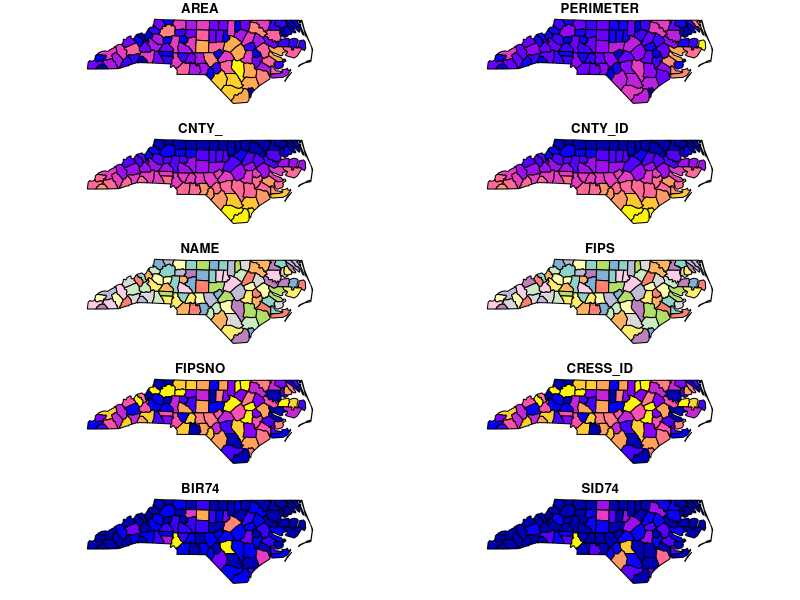
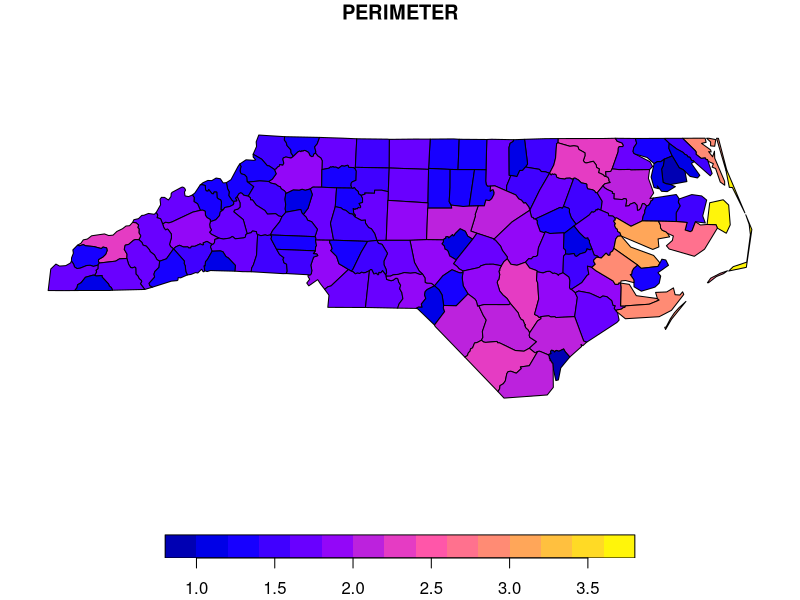
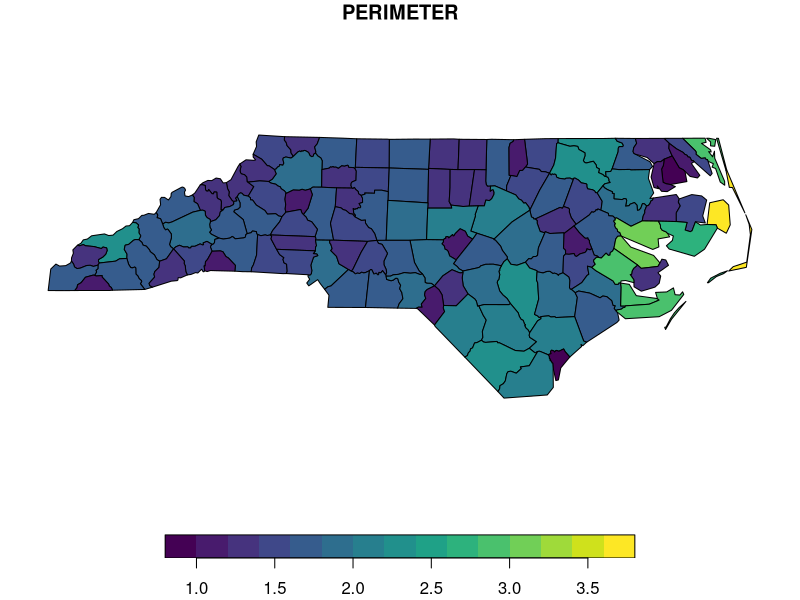
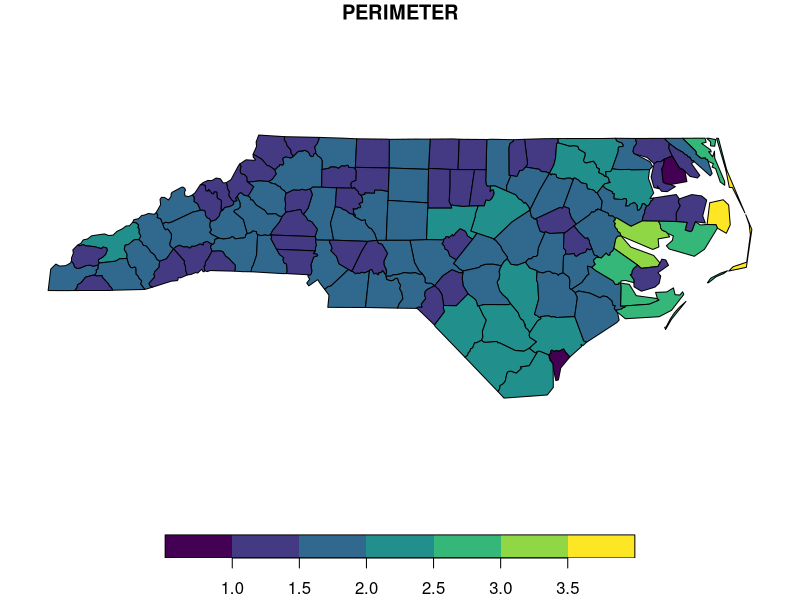
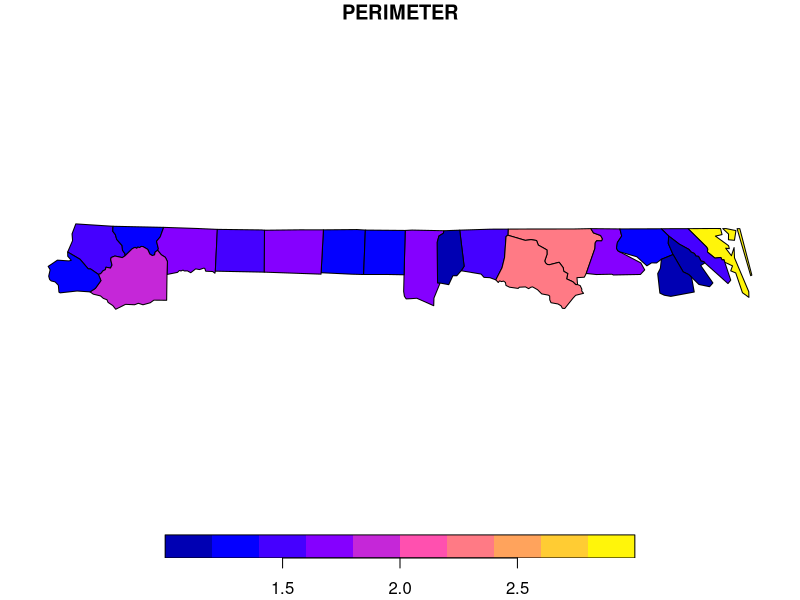
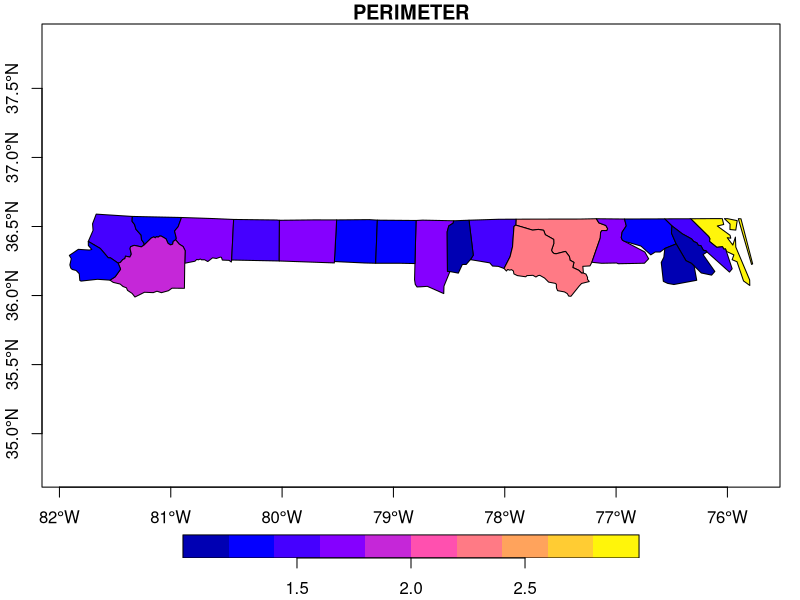
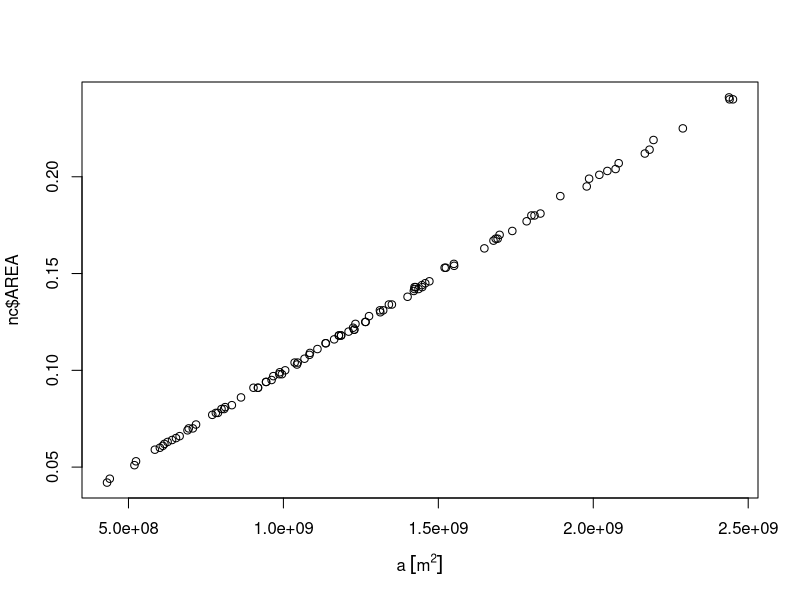
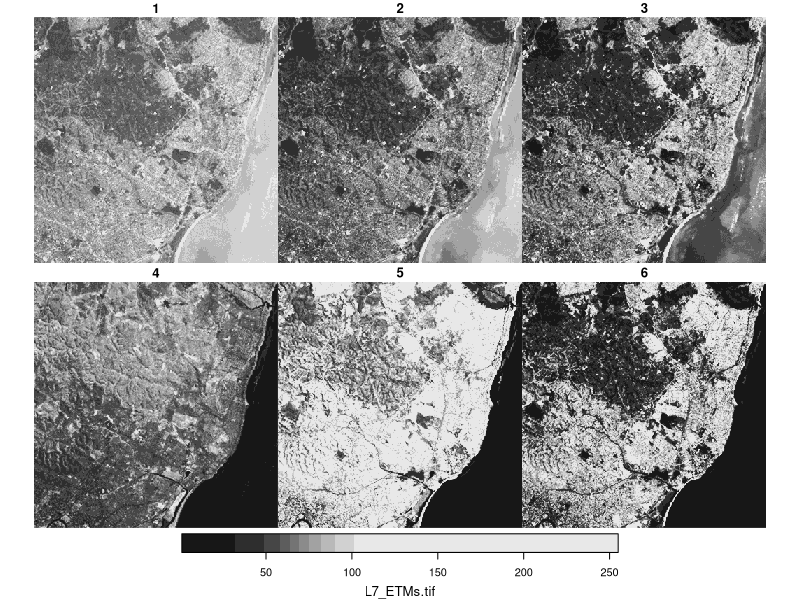

Recreate these plots in R, in order.
## ---- chunk 1
library(sf)
nc = read_sf(system.file("shape/nc.shp", package="sf"))
## ---- chunk 2
plot(nc)
plot(nc[,2])
# or, e.g. 
# library(tidyverse)
# nc %>% select(2) %>% plot
## ---- chunk 3
plot(nc[,2], pal = viridis::viridis) # note that this is a function, not a set of colors
plot(nc[,2], nbreaks = 5, pal = viridis::viridis)  # note that we don't get exactly 5, because of "pretty" style
## ---- chunk 4
plot(nc[1:20,2])
## ---- chunk 5
plot(nc[1:20,2], axes = TRUE)
## ---- chunk 6
st_crs(nc)
## ---- chunk 7
a = st_area(nc)
plot(a, nc$AREA)
## ---- chunk 8
pt = st_as_sfc("POINT (-81.49826 36.4314)", crs = st_crs(nc))
nc[pt,]
## ---- chunk 9
library(stars)
r = read_stars(system.file("tif/L7_ETMs.tif", package = "stars"))
r
plot(r)
## ---- chunk 10
st_apply(r, 3, max)
## ---- chunk 11
plot(st_apply(r, 1:2, max))
## ---- chunk 12
plot(st_apply(r, 1:2, mean))
## ---- chunk 13
r[,1:10, 11:20, 4:6]
## ---- chunk 14
pt = st_as_sfc("POINT (293749.5 9115745)", crs = st_crs(r))
cr = st_crop(r, st_buffer(pt, units::set_units(300, m)))
plot(cr)
